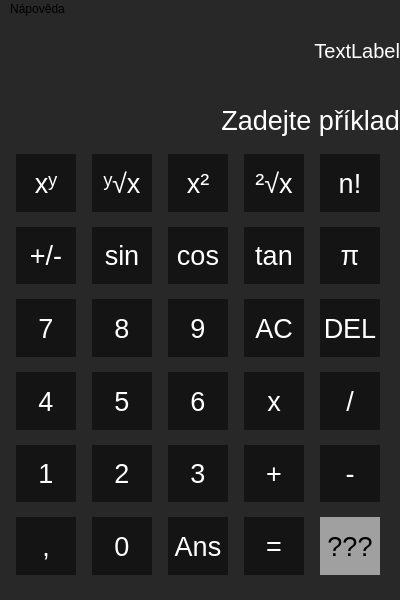
<?xml version="1.0" encoding="UTF-8"?>
<ui version="4.0">
 <class>mainWindow</class>
 <widget class="QMainWindow" name="mainWindow">
  <property name="geometry">
   <rect>
    <x>0</x>
    <y>0</y>
    <width>400</width>
    <height>600</height>
   </rect>
  </property>
  <property name="maximumSize">
   <size>
    <width>400</width>
    <height>600</height>
   </size>
  </property>
  <property name="windowTitle">
   <string>FitCalcPro</string>
  </property>
  <property name="styleSheet">
   <string notr="true">background-color: rgb(40, 40, 40);</string>
  </property>
  <widget class="QWidget" name="centralwidget">
   <widget class="QWidget" name="layoutWidget">
    <property name="geometry">
     <rect>
      <x>0</x>
      <y>120</y>
      <width>401</width>
      <height>451</height>
     </rect>
    </property>
    <layout class="QGridLayout" name="gridLayout">
     <property name="sizeConstraint">
      <enum>QLayout::SetNoConstraint</enum>
     </property>
     <property name="leftMargin">
      <number>15</number>
     </property>
     <property name="topMargin">
      <number>15</number>
     </property>
     <property name="rightMargin">
      <number>15</number>
     </property>
     <property name="bottomMargin">
      <number>15</number>
     </property>
     <property name="spacing">
      <number>15</number>
     </property>
     <item row="0" column="0">
      <widget class="QPushButton" name="xpowery">
       <property name="enabled">
        <bool>true</bool>
       </property>
       <property name="sizePolicy">
        <sizepolicy hsizetype="Expanding" vsizetype="Expanding">
         <horstretch>0</horstretch>
         <verstretch>0</verstretch>
        </sizepolicy>
       </property>
       <property name="maximumSize">
        <size>
         <width>60</width>
         <height>60</height>
        </size>
       </property>
       <property name="font">
        <font>
         <pointsize>20</pointsize>
        </font>
       </property>
       <property name="autoFillBackground">
        <bool>false</bool>
       </property>
       <property name="styleSheet">
        <string notr="true">QPushButton {
	border: 1px;
	background-color: rgb(20,20,20);
	color: rgb(255, 255, 255);
}

QPushButton:hover {
	background-color: rgb(30,30,30);
	color: rgb(255, 255, 255);
}

QPushButton:pressed {
	background-color: rgb(200,200,200);
	color: rgb(30, 30, 30);
}</string>
       </property>
       <property name="text">
        <string>xʸ</string>
       </property>
       <property name="default">
        <bool>false</bool>
       </property>
       <property name="flat">
        <bool>true</bool>
       </property>
      </widget>
     </item>
     <item row="0" column="1">
      <widget class="QPushButton" name="yrootx">
       <property name="enabled">
        <bool>true</bool>
       </property>
       <property name="sizePolicy">
        <sizepolicy hsizetype="Expanding" vsizetype="Expanding">
         <horstretch>0</horstretch>
         <verstretch>0</verstretch>
        </sizepolicy>
       </property>
       <property name="maximumSize">
        <size>
         <width>60</width>
         <height>60</height>
        </size>
       </property>
       <property name="font">
        <font>
         <pointsize>20</pointsize>
        </font>
       </property>
       <property name="autoFillBackground">
        <bool>false</bool>
       </property>
       <property name="styleSheet">
        <string notr="true">QPushButton {
	border: 1px;
	background-color: rgb(20,20,20);
	color: rgb(255, 255, 255);
}

QPushButton:hover {
	background-color: rgb(30,30,30);
	color: rgb(255, 255, 255);
}

QPushButton:pressed {
	background-color: rgb(200,200,200);
	color: rgb(30, 30, 30);
}</string>
       </property>
       <property name="text">
        <string>ʸ√x</string>
       </property>
       <property name="flat">
        <bool>true</bool>
       </property>
      </widget>
     </item>
     <item row="0" column="2">
      <widget class="QPushButton" name="twopowerx">
       <property name="enabled">
        <bool>true</bool>
       </property>
       <property name="sizePolicy">
        <sizepolicy hsizetype="Expanding" vsizetype="Expanding">
         <horstretch>0</horstretch>
         <verstretch>0</verstretch>
        </sizepolicy>
       </property>
       <property name="maximumSize">
        <size>
         <width>60</width>
         <height>60</height>
        </size>
       </property>
       <property name="font">
        <font>
         <pointsize>20</pointsize>
        </font>
       </property>
       <property name="autoFillBackground">
        <bool>false</bool>
       </property>
       <property name="styleSheet">
        <string notr="true">QPushButton {
	border: 1px;
	background-color: rgb(20,20,20);
	color: rgb(255, 255, 255);
}

QPushButton:hover {
	background-color: rgb(30,30,30);
	color: rgb(255, 255, 255);
}

QPushButton:pressed {
	background-color: rgb(200,200,200);
	color: rgb(30, 30, 30);
}</string>
       </property>
       <property name="text">
        <string>x²</string>
       </property>
       <property name="flat">
        <bool>true</bool>
       </property>
      </widget>
     </item>
     <item row="0" column="3">
      <widget class="QPushButton" name="tworootx">
       <property name="enabled">
        <bool>true</bool>
       </property>
       <property name="sizePolicy">
        <sizepolicy hsizetype="Expanding" vsizetype="Expanding">
         <horstretch>0</horstretch>
         <verstretch>0</verstretch>
        </sizepolicy>
       </property>
       <property name="maximumSize">
        <size>
         <width>60</width>
         <height>60</height>
        </size>
       </property>
       <property name="font">
        <font>
         <pointsize>20</pointsize>
        </font>
       </property>
       <property name="autoFillBackground">
        <bool>false</bool>
       </property>
       <property name="styleSheet">
        <string notr="true">QPushButton {
	border: 1px;
	background-color: rgb(20,20,20);
	color: rgb(255, 255, 255);
}

QPushButton:hover {
	background-color: rgb(30,30,30);
	color: rgb(255, 255, 255);
}

QPushButton:pressed {
	background-color: rgb(200,200,200);
	color: rgb(30, 30, 30);
}</string>
       </property>
       <property name="text">
        <string>²√x</string>
       </property>
       <property name="flat">
        <bool>true</bool>
       </property>
      </widget>
     </item>
     <item row="0" column="4">
      <widget class="QPushButton" name="factorial">
       <property name="enabled">
        <bool>true</bool>
       </property>
       <property name="sizePolicy">
        <sizepolicy hsizetype="Expanding" vsizetype="Expanding">
         <horstretch>0</horstretch>
         <verstretch>0</verstretch>
        </sizepolicy>
       </property>
       <property name="maximumSize">
        <size>
         <width>60</width>
         <height>60</height>
        </size>
       </property>
       <property name="font">
        <font>
         <pointsize>20</pointsize>
        </font>
       </property>
       <property name="autoFillBackground">
        <bool>false</bool>
       </property>
       <property name="styleSheet">
        <string notr="true">QPushButton {
	border: 1px;
	background-color: rgb(20,20,20);
	color: rgb(255, 255, 255);
}

QPushButton:hover {
	background-color: rgb(30,30,30);
	color: rgb(255, 255, 255);
}

QPushButton:pressed {
	background-color: rgb(200,200,200);
	color: rgb(30, 30, 30);
}</string>
       </property>
       <property name="text">
        <string>n!</string>
       </property>
       <property name="flat">
        <bool>true</bool>
       </property>
      </widget>
     </item>
     <item row="1" column="0">
      <widget class="QPushButton" name="invertor">
       <property name="enabled">
        <bool>true</bool>
       </property>
       <property name="sizePolicy">
        <sizepolicy hsizetype="Expanding" vsizetype="Expanding">
         <horstretch>0</horstretch>
         <verstretch>0</verstretch>
        </sizepolicy>
       </property>
       <property name="maximumSize">
        <size>
         <width>60</width>
         <height>60</height>
        </size>
       </property>
       <property name="font">
        <font>
         <pointsize>20</pointsize>
        </font>
       </property>
       <property name="autoFillBackground">
        <bool>false</bool>
       </property>
       <property name="styleSheet">
        <string notr="true">QPushButton {
	border: 1px;
	background-color: rgb(20,20,20);
	color: rgb(255, 255, 255);
}

QPushButton:hover {
	background-color: rgb(30,30,30);
	color: rgb(255, 255, 255);
}

QPushButton:pressed {
	background-color: rgb(200,200,200);
	color: rgb(30, 30, 30);
}</string>
       </property>
       <property name="text">
        <string>+/-</string>
       </property>
       <property name="flat">
        <bool>true</bool>
       </property>
      </widget>
     </item>
     <item row="1" column="1">
      <widget class="QPushButton" name="sin">
       <property name="enabled">
        <bool>true</bool>
       </property>
       <property name="sizePolicy">
        <sizepolicy hsizetype="Expanding" vsizetype="Expanding">
         <horstretch>0</horstretch>
         <verstretch>0</verstretch>
        </sizepolicy>
       </property>
       <property name="maximumSize">
        <size>
         <width>60</width>
         <height>60</height>
        </size>
       </property>
       <property name="font">
        <font>
         <pointsize>20</pointsize>
        </font>
       </property>
       <property name="autoFillBackground">
        <bool>false</bool>
       </property>
       <property name="styleSheet">
        <string notr="true">QPushButton {
	border: 1px;
	background-color: rgb(20,20,20);
	color: rgb(255, 255, 255);
}

QPushButton:hover {
	background-color: rgb(30,30,30);
	color: rgb(255, 255, 255);
}

QPushButton:pressed {
	background-color: rgb(200,200,200);
	color: rgb(30, 30, 30);
}</string>
       </property>
       <property name="text">
        <string>sin</string>
       </property>
       <property name="flat">
        <bool>true</bool>
       </property>
      </widget>
     </item>
     <item row="1" column="2">
      <widget class="QPushButton" name="cos">
       <property name="enabled">
        <bool>true</bool>
       </property>
       <property name="sizePolicy">
        <sizepolicy hsizetype="Expanding" vsizetype="Expanding">
         <horstretch>0</horstretch>
         <verstretch>0</verstretch>
        </sizepolicy>
       </property>
       <property name="maximumSize">
        <size>
         <width>60</width>
         <height>60</height>
        </size>
       </property>
       <property name="font">
        <font>
         <pointsize>20</pointsize>
        </font>
       </property>
       <property name="autoFillBackground">
        <bool>false</bool>
       </property>
       <property name="styleSheet">
        <string notr="true">QPushButton {
	border: 1px;
	background-color: rgb(20,20,20);
	color: rgb(255, 255, 255);
}

QPushButton:hover {
	background-color: rgb(30,30,30);
	color: rgb(255, 255, 255);
}

QPushButton:pressed {
	background-color: rgb(200,200,200);
	color: rgb(30, 30, 30);
}</string>
       </property>
       <property name="text">
        <string>cos</string>
       </property>
       <property name="flat">
        <bool>true</bool>
       </property>
      </widget>
     </item>
     <item row="1" column="3">
      <widget class="QPushButton" name="tan">
       <property name="enabled">
        <bool>true</bool>
       </property>
       <property name="sizePolicy">
        <sizepolicy hsizetype="Expanding" vsizetype="Expanding">
         <horstretch>0</horstretch>
         <verstretch>0</verstretch>
        </sizepolicy>
       </property>
       <property name="maximumSize">
        <size>
         <width>60</width>
         <height>60</height>
        </size>
       </property>
       <property name="font">
        <font>
         <pointsize>20</pointsize>
        </font>
       </property>
       <property name="autoFillBackground">
        <bool>false</bool>
       </property>
       <property name="styleSheet">
        <string notr="true">QPushButton {
	border: 1px;
	background-color: rgb(20,20,20);
	color: rgb(255, 255, 255);
}

QPushButton:hover {
	background-color: rgb(30,30,30);
	color: rgb(255, 255, 255);
}

QPushButton:pressed {
	background-color: rgb(200,200,200);
	color: rgb(30, 30, 30);
}</string>
       </property>
       <property name="text">
        <string>tan</string>
       </property>
       <property name="flat">
        <bool>true</bool>
       </property>
      </widget>
     </item>
     <item row="1" column="4">
      <widget class="QPushButton" name="pi">
       <property name="enabled">
        <bool>true</bool>
       </property>
       <property name="sizePolicy">
        <sizepolicy hsizetype="Expanding" vsizetype="Expanding">
         <horstretch>0</horstretch>
         <verstretch>0</verstretch>
        </sizepolicy>
       </property>
       <property name="maximumSize">
        <size>
         <width>60</width>
         <height>60</height>
        </size>
       </property>
       <property name="font">
        <font>
         <pointsize>20</pointsize>
        </font>
       </property>
       <property name="autoFillBackground">
        <bool>false</bool>
       </property>
       <property name="styleSheet">
        <string notr="true">QPushButton {
	border: 1px;
	background-color: rgb(20,20,20);
	color: rgb(255, 255, 255);
}

QPushButton:hover {
	background-color: rgb(30,30,30);
	color: rgb(255, 255, 255);
}

QPushButton:pressed {
	background-color: rgb(200,200,200);
	color: rgb(30, 30, 30);
}</string>
       </property>
       <property name="text">
        <string>π</string>
       </property>
       <property name="flat">
        <bool>true</bool>
       </property>
      </widget>
     </item>
     <item row="2" column="0">
      <widget class="QPushButton" name="seven">
       <property name="enabled">
        <bool>true</bool>
       </property>
       <property name="sizePolicy">
        <sizepolicy hsizetype="Expanding" vsizetype="Expanding">
         <horstretch>0</horstretch>
         <verstretch>0</verstretch>
        </sizepolicy>
       </property>
       <property name="maximumSize">
        <size>
         <width>60</width>
         <height>60</height>
        </size>
       </property>
       <property name="font">
        <font>
         <pointsize>20</pointsize>
        </font>
       </property>
       <property name="autoFillBackground">
        <bool>false</bool>
       </property>
       <property name="styleSheet">
        <string notr="true">QPushButton {
	border: 1px;
	background-color: rgb(20,20,20);
	color: rgb(255, 255, 255);
}

QPushButton:hover {
	background-color: rgb(30,30,30);
	color: rgb(255, 255, 255);
}

QPushButton:pressed {
	background-color: rgb(200,200,200);
	color: rgb(30, 30, 30);
}</string>
       </property>
       <property name="text">
        <string>7</string>
       </property>
       <property name="flat">
        <bool>true</bool>
       </property>
      </widget>
     </item>
     <item row="2" column="1">
      <widget class="QPushButton" name="eight">
       <property name="enabled">
        <bool>true</bool>
       </property>
       <property name="sizePolicy">
        <sizepolicy hsizetype="Expanding" vsizetype="Expanding">
         <horstretch>0</horstretch>
         <verstretch>0</verstretch>
        </sizepolicy>
       </property>
       <property name="maximumSize">
        <size>
         <width>60</width>
         <height>60</height>
        </size>
       </property>
       <property name="font">
        <font>
         <pointsize>20</pointsize>
        </font>
       </property>
       <property name="autoFillBackground">
        <bool>false</bool>
       </property>
       <property name="styleSheet">
        <string notr="true">QPushButton {
	border: 1px;
	background-color: rgb(20,20,20);
	color: rgb(255, 255, 255);
}

QPushButton:hover {
	background-color: rgb(30,30,30);
	color: rgb(255, 255, 255);
}

QPushButton:pressed {
	background-color: rgb(200,200,200);
	color: rgb(30, 30, 30);
}</string>
       </property>
       <property name="text">
        <string>8</string>
       </property>
       <property name="flat">
        <bool>true</bool>
       </property>
      </widget>
     </item>
     <item row="2" column="2">
      <widget class="QPushButton" name="nine">
       <property name="enabled">
        <bool>true</bool>
       </property>
       <property name="sizePolicy">
        <sizepolicy hsizetype="Expanding" vsizetype="Expanding">
         <horstretch>0</horstretch>
         <verstretch>0</verstretch>
        </sizepolicy>
       </property>
       <property name="maximumSize">
        <size>
         <width>60</width>
         <height>60</height>
        </size>
       </property>
       <property name="font">
        <font>
         <pointsize>20</pointsize>
        </font>
       </property>
       <property name="autoFillBackground">
        <bool>false</bool>
       </property>
       <property name="styleSheet">
        <string notr="true">QPushButton {
	border: 1px;
	background-color: rgb(20,20,20);
	color: rgb(255, 255, 255);
}

QPushButton:hover {
	background-color: rgb(30,30,30);
	color: rgb(255, 255, 255);
}

QPushButton:pressed {
	background-color: rgb(200,200,200);
	color: rgb(30, 30, 30);
}</string>
       </property>
       <property name="text">
        <string>9</string>
       </property>
       <property name="flat">
        <bool>true</bool>
       </property>
      </widget>
     </item>
     <item row="2" column="3">
      <widget class="QPushButton" name="ac">
       <property name="enabled">
        <bool>true</bool>
       </property>
       <property name="sizePolicy">
        <sizepolicy hsizetype="Expanding" vsizetype="Expanding">
         <horstretch>0</horstretch>
         <verstretch>0</verstretch>
        </sizepolicy>
       </property>
       <property name="maximumSize">
        <size>
         <width>60</width>
         <height>60</height>
        </size>
       </property>
       <property name="font">
        <font>
         <pointsize>20</pointsize>
        </font>
       </property>
       <property name="autoFillBackground">
        <bool>false</bool>
       </property>
       <property name="styleSheet">
        <string notr="true">QPushButton {
	border: 1px;
	background-color: rgb(20,20,20);
	color: rgb(255, 255, 255);
}

QPushButton:hover {
	background-color: rgb(30,30,30);
	color: rgb(255, 255, 255);
}

QPushButton:pressed {
	background-color: rgb(200,200,200);
	color: rgb(30, 30, 30);
}</string>
       </property>
       <property name="text">
        <string>AC</string>
       </property>
       <property name="flat">
        <bool>true</bool>
       </property>
      </widget>
     </item>
     <item row="2" column="4">
      <widget class="QPushButton" name="del">
       <property name="enabled">
        <bool>true</bool>
       </property>
       <property name="sizePolicy">
        <sizepolicy hsizetype="Expanding" vsizetype="Expanding">
         <horstretch>0</horstretch>
         <verstretch>0</verstretch>
        </sizepolicy>
       </property>
       <property name="maximumSize">
        <size>
         <width>60</width>
         <height>60</height>
        </size>
       </property>
       <property name="font">
        <font>
         <pointsize>20</pointsize>
        </font>
       </property>
       <property name="autoFillBackground">
        <bool>false</bool>
       </property>
       <property name="styleSheet">
        <string notr="true">QPushButton {
	border: 1px;
	background-color: rgb(20,20,20);
	color: rgb(255, 255, 255);
}

QPushButton:hover {
	background-color: rgb(30,30,30);
	color: rgb(255, 255, 255);
}

QPushButton:pressed {
	background-color: rgb(200,200,200);
	color: rgb(30, 30, 30);
}</string>
       </property>
       <property name="text">
        <string>DEL</string>
       </property>
       <property name="flat">
        <bool>true</bool>
       </property>
      </widget>
     </item>
     <item row="3" column="0">
      <widget class="QPushButton" name="four">
       <property name="enabled">
        <bool>true</bool>
       </property>
       <property name="sizePolicy">
        <sizepolicy hsizetype="Expanding" vsizetype="Expanding">
         <horstretch>0</horstretch>
         <verstretch>0</verstretch>
        </sizepolicy>
       </property>
       <property name="maximumSize">
        <size>
         <width>60</width>
         <height>60</height>
        </size>
       </property>
       <property name="font">
        <font>
         <pointsize>20</pointsize>
        </font>
       </property>
       <property name="autoFillBackground">
        <bool>false</bool>
       </property>
       <property name="styleSheet">
        <string notr="true">QPushButton {
	border: 1px;
	background-color: rgb(20,20,20);
	color: rgb(255, 255, 255);
}

QPushButton:hover {
	background-color: rgb(30,30,30);
	color: rgb(255, 255, 255);
}

QPushButton:pressed {
	background-color: rgb(200,200,200);
	color: rgb(30, 30, 30);
}</string>
       </property>
       <property name="text">
        <string>4</string>
       </property>
       <property name="flat">
        <bool>true</bool>
       </property>
      </widget>
     </item>
     <item row="3" column="1">
      <widget class="QPushButton" name="five">
       <property name="enabled">
        <bool>true</bool>
       </property>
       <property name="sizePolicy">
        <sizepolicy hsizetype="Expanding" vsizetype="Expanding">
         <horstretch>0</horstretch>
         <verstretch>0</verstretch>
        </sizepolicy>
       </property>
       <property name="maximumSize">
        <size>
         <width>60</width>
         <height>60</height>
        </size>
       </property>
       <property name="font">
        <font>
         <pointsize>20</pointsize>
        </font>
       </property>
       <property name="autoFillBackground">
        <bool>false</bool>
       </property>
       <property name="styleSheet">
        <string notr="true">QPushButton {
	border: 1px;
	background-color: rgb(20,20,20);
	color: rgb(255, 255, 255);
}

QPushButton:hover {
	background-color: rgb(30,30,30);
	color: rgb(255, 255, 255);
}

QPushButton:pressed {
	background-color: rgb(200,200,200);
	color: rgb(30, 30, 30);
}</string>
       </property>
       <property name="text">
        <string>5</string>
       </property>
       <property name="flat">
        <bool>true</bool>
       </property>
      </widget>
     </item>
     <item row="3" column="2">
      <widget class="QPushButton" name="six">
       <property name="enabled">
        <bool>true</bool>
       </property>
       <property name="sizePolicy">
        <sizepolicy hsizetype="Expanding" vsizetype="Expanding">
         <horstretch>0</horstretch>
         <verstretch>0</verstretch>
        </sizepolicy>
       </property>
       <property name="maximumSize">
        <size>
         <width>60</width>
         <height>60</height>
        </size>
       </property>
       <property name="font">
        <font>
         <pointsize>20</pointsize>
        </font>
       </property>
       <property name="autoFillBackground">
        <bool>false</bool>
       </property>
       <property name="styleSheet">
        <string notr="true">QPushButton {
	border: 1px;
	background-color: rgb(20,20,20);
	color: rgb(255, 255, 255);
}

QPushButton:hover {
	background-color: rgb(30,30,30);
	color: rgb(255, 255, 255);
}

QPushButton:pressed {
	background-color: rgb(200,200,200);
	color: rgb(30, 30, 30);
}</string>
       </property>
       <property name="text">
        <string>6</string>
       </property>
       <property name="flat">
        <bool>true</bool>
       </property>
      </widget>
     </item>
     <item row="3" column="3">
      <widget class="QPushButton" name="times">
       <property name="enabled">
        <bool>true</bool>
       </property>
       <property name="sizePolicy">
        <sizepolicy hsizetype="Expanding" vsizetype="Expanding">
         <horstretch>0</horstretch>
         <verstretch>0</verstretch>
        </sizepolicy>
       </property>
       <property name="maximumSize">
        <size>
         <width>60</width>
         <height>60</height>
        </size>
       </property>
       <property name="font">
        <font>
         <pointsize>20</pointsize>
        </font>
       </property>
       <property name="autoFillBackground">
        <bool>false</bool>
       </property>
       <property name="styleSheet">
        <string notr="true">QPushButton {
	border: 1px;
	background-color: rgb(20,20,20);
	color: rgb(255, 255, 255);
}

QPushButton:hover {
	background-color: rgb(30,30,30);
	color: rgb(255, 255, 255);
}

QPushButton:pressed {
	background-color: rgb(200,200,200);
	color: rgb(30, 30, 30);
}</string>
       </property>
       <property name="text">
        <string>x</string>
       </property>
       <property name="flat">
        <bool>true</bool>
       </property>
      </widget>
     </item>
     <item row="3" column="4">
      <widget class="QPushButton" name="devide">
       <property name="enabled">
        <bool>true</bool>
       </property>
       <property name="sizePolicy">
        <sizepolicy hsizetype="Expanding" vsizetype="Expanding">
         <horstretch>0</horstretch>
         <verstretch>0</verstretch>
        </sizepolicy>
       </property>
       <property name="maximumSize">
        <size>
         <width>60</width>
         <height>60</height>
        </size>
       </property>
       <property name="font">
        <font>
         <pointsize>20</pointsize>
        </font>
       </property>
       <property name="autoFillBackground">
        <bool>false</bool>
       </property>
       <property name="styleSheet">
        <string notr="true">QPushButton {
	border: 1px;
	background-color: rgb(20,20,20);
	color: rgb(255, 255, 255);
}

QPushButton:hover {
	background-color: rgb(30,30,30);
	color: rgb(255, 255, 255);
}

QPushButton:pressed {
	background-color: rgb(200,200,200);
	color: rgb(30, 30, 30);
}</string>
       </property>
       <property name="text">
        <string>/</string>
       </property>
       <property name="flat">
        <bool>true</bool>
       </property>
      </widget>
     </item>
     <item row="4" column="0">
      <widget class="QPushButton" name="one">
       <property name="enabled">
        <bool>true</bool>
       </property>
       <property name="sizePolicy">
        <sizepolicy hsizetype="Expanding" vsizetype="Expanding">
         <horstretch>0</horstretch>
         <verstretch>0</verstretch>
        </sizepolicy>
       </property>
       <property name="maximumSize">
        <size>
         <width>60</width>
         <height>60</height>
        </size>
       </property>
       <property name="font">
        <font>
         <pointsize>20</pointsize>
        </font>
       </property>
       <property name="autoFillBackground">
        <bool>false</bool>
       </property>
       <property name="styleSheet">
        <string notr="true">QPushButton {
	border: 1px;
	background-color: rgb(20,20,20);
	color: rgb(255, 255, 255);
}

QPushButton:hover {
	background-color: rgb(30,30,30);
	color: rgb(255, 255, 255);
}

QPushButton:pressed {
	background-color: rgb(200,200,200);
	color: rgb(30, 30, 30);
}</string>
       </property>
       <property name="text">
        <string>1</string>
       </property>
       <property name="flat">
        <bool>true</bool>
       </property>
      </widget>
     </item>
     <item row="4" column="1">
      <widget class="QPushButton" name="two">
       <property name="enabled">
        <bool>true</bool>
       </property>
       <property name="sizePolicy">
        <sizepolicy hsizetype="Expanding" vsizetype="Expanding">
         <horstretch>0</horstretch>
         <verstretch>0</verstretch>
        </sizepolicy>
       </property>
       <property name="maximumSize">
        <size>
         <width>60</width>
         <height>60</height>
        </size>
       </property>
       <property name="font">
        <font>
         <pointsize>20</pointsize>
        </font>
       </property>
       <property name="autoFillBackground">
        <bool>false</bool>
       </property>
       <property name="styleSheet">
        <string notr="true">QPushButton {
	border: 1px;
	background-color: rgb(20,20,20);
	color: rgb(255, 255, 255);
}

QPushButton:hover {
	background-color: rgb(30,30,30);
	color: rgb(255, 255, 255);
}

QPushButton:pressed {
	background-color: rgb(200,200,200);
	color: rgb(30, 30, 30);
}</string>
       </property>
       <property name="text">
        <string>2</string>
       </property>
       <property name="flat">
        <bool>true</bool>
       </property>
      </widget>
     </item>
     <item row="4" column="2">
      <widget class="QPushButton" name="three">
       <property name="enabled">
        <bool>true</bool>
       </property>
       <property name="sizePolicy">
        <sizepolicy hsizetype="Expanding" vsizetype="Expanding">
         <horstretch>0</horstretch>
         <verstretch>0</verstretch>
        </sizepolicy>
       </property>
       <property name="maximumSize">
        <size>
         <width>60</width>
         <height>60</height>
        </size>
       </property>
       <property name="font">
        <font>
         <pointsize>20</pointsize>
        </font>
       </property>
       <property name="autoFillBackground">
        <bool>false</bool>
       </property>
       <property name="styleSheet">
        <string notr="true">QPushButton {
	border: 1px;
	background-color: rgb(20,20,20);
	color: rgb(255, 255, 255);
}

QPushButton:hover {
	background-color: rgb(30,30,30);
	color: rgb(255, 255, 255);
}

QPushButton:pressed {
	background-color: rgb(200,200,200);
	color: rgb(30, 30, 30);
}</string>
       </property>
       <property name="text">
        <string>3</string>
       </property>
       <property name="flat">
        <bool>true</bool>
       </property>
      </widget>
     </item>
     <item row="4" column="3">
      <widget class="QPushButton" name="plus">
       <property name="enabled">
        <bool>true</bool>
       </property>
       <property name="sizePolicy">
        <sizepolicy hsizetype="Expanding" vsizetype="Expanding">
         <horstretch>0</horstretch>
         <verstretch>0</verstretch>
        </sizepolicy>
       </property>
       <property name="maximumSize">
        <size>
         <width>60</width>
         <height>60</height>
        </size>
       </property>
       <property name="font">
        <font>
         <pointsize>20</pointsize>
        </font>
       </property>
       <property name="autoFillBackground">
        <bool>false</bool>
       </property>
       <property name="styleSheet">
        <string notr="true">QPushButton {
	border: 1px;
	background-color: rgb(20,20,20);
	color: rgb(255, 255, 255);
}

QPushButton:hover {
	background-color: rgb(30,30,30);
	color: rgb(255, 255, 255);
}

QPushButton:pressed {
	background-color: rgb(200,200,200);
	color: rgb(30, 30, 30);
}</string>
       </property>
       <property name="text">
        <string>+</string>
       </property>
       <property name="flat">
        <bool>true</bool>
       </property>
      </widget>
     </item>
     <item row="4" column="4">
      <widget class="QPushButton" name="minus">
       <property name="enabled">
        <bool>true</bool>
       </property>
       <property name="sizePolicy">
        <sizepolicy hsizetype="Expanding" vsizetype="Expanding">
         <horstretch>0</horstretch>
         <verstretch>0</verstretch>
        </sizepolicy>
       </property>
       <property name="maximumSize">
        <size>
         <width>60</width>
         <height>60</height>
        </size>
       </property>
       <property name="font">
        <font>
         <pointsize>20</pointsize>
        </font>
       </property>
       <property name="autoFillBackground">
        <bool>false</bool>
       </property>
       <property name="styleSheet">
        <string notr="true">QPushButton {
	border: 1px;
	background-color: rgb(20,20,20);
	color: rgb(255, 255, 255);
}

QPushButton:hover {
	background-color: rgb(30,30,30);
	color: rgb(255, 255, 255);
}

QPushButton:pressed {
	background-color: rgb(200,200,200);
	color: rgb(30, 30, 30);
}</string>
       </property>
       <property name="text">
        <string>-</string>
       </property>
       <property name="flat">
        <bool>true</bool>
       </property>
      </widget>
     </item>
     <item row="5" column="0">
      <widget class="QPushButton" name="comma">
       <property name="enabled">
        <bool>true</bool>
       </property>
       <property name="sizePolicy">
        <sizepolicy hsizetype="Expanding" vsizetype="Expanding">
         <horstretch>0</horstretch>
         <verstretch>0</verstretch>
        </sizepolicy>
       </property>
       <property name="maximumSize">
        <size>
         <width>60</width>
         <height>60</height>
        </size>
       </property>
       <property name="font">
        <font>
         <pointsize>20</pointsize>
        </font>
       </property>
       <property name="autoFillBackground">
        <bool>false</bool>
       </property>
       <property name="styleSheet">
        <string notr="true">QPushButton {
	border: 1px;
	background-color: rgb(20,20,20);
	color: rgb(255, 255, 255);
}

QPushButton:hover {
	background-color: rgb(30,30,30);
	color: rgb(255, 255, 255);
}

QPushButton:pressed {
	background-color: rgb(200,200,200);
	color: rgb(30, 30, 30);
}</string>
       </property>
       <property name="text">
        <string>,</string>
       </property>
       <property name="flat">
        <bool>true</bool>
       </property>
      </widget>
     </item>
     <item row="5" column="1">
      <widget class="QPushButton" name="zero">
       <property name="enabled">
        <bool>true</bool>
       </property>
       <property name="sizePolicy">
        <sizepolicy hsizetype="Expanding" vsizetype="Expanding">
         <horstretch>0</horstretch>
         <verstretch>0</verstretch>
        </sizepolicy>
       </property>
       <property name="maximumSize">
        <size>
         <width>60</width>
         <height>60</height>
        </size>
       </property>
       <property name="font">
        <font>
         <pointsize>20</pointsize>
        </font>
       </property>
       <property name="autoFillBackground">
        <bool>false</bool>
       </property>
       <property name="styleSheet">
        <string notr="true">QPushButton {
	border: 1px;
	background-color: rgb(20,20,20);
	color: rgb(255, 255, 255);
}

QPushButton:hover {
	background-color: rgb(30,30,30);
	color: rgb(255, 255, 255);
}

QPushButton:pressed {
	background-color: rgb(200,200,200);
	color: rgb(30, 30, 30);
}</string>
       </property>
       <property name="text">
        <string>0</string>
       </property>
       <property name="flat">
        <bool>true</bool>
       </property>
      </widget>
     </item>
     <item row="5" column="2">
      <widget class="QPushButton" name="Ans">
       <property name="enabled">
        <bool>true</bool>
       </property>
       <property name="sizePolicy">
        <sizepolicy hsizetype="Expanding" vsizetype="Expanding">
         <horstretch>0</horstretch>
         <verstretch>0</verstretch>
        </sizepolicy>
       </property>
       <property name="maximumSize">
        <size>
         <width>60</width>
         <height>60</height>
        </size>
       </property>
       <property name="font">
        <font>
         <pointsize>20</pointsize>
        </font>
       </property>
       <property name="autoFillBackground">
        <bool>false</bool>
       </property>
       <property name="styleSheet">
        <string notr="true">QPushButton {
	border: 1px;
	background-color: rgb(20,20,20);
	color: rgb(255, 255, 255);
}

QPushButton:hover {
	background-color: rgb(30,30,30);
	color: rgb(255, 255, 255);
}

QPushButton:pressed {
	background-color: rgb(200,200,200);
	color: rgb(30, 30, 30);
}</string>
       </property>
       <property name="text">
        <string>Ans</string>
       </property>
       <property name="flat">
        <bool>true</bool>
       </property>
      </widget>
     </item>
     <item row="5" column="3">
      <widget class="QPushButton" name="equals">
       <property name="enabled">
        <bool>true</bool>
       </property>
       <property name="sizePolicy">
        <sizepolicy hsizetype="Expanding" vsizetype="Expanding">
         <horstretch>0</horstretch>
         <verstretch>0</verstretch>
        </sizepolicy>
       </property>
       <property name="maximumSize">
        <size>
         <width>60</width>
         <height>60</height>
        </size>
       </property>
       <property name="font">
        <font>
         <pointsize>20</pointsize>
        </font>
       </property>
       <property name="autoFillBackground">
        <bool>false</bool>
       </property>
       <property name="styleSheet">
        <string notr="true">QPushButton {
	border: 1px;
	background-color: rgb(20,20,20);
	color: rgb(255, 255, 255);
}

QPushButton:hover {
	background-color: rgb(30,30,30);
	color: rgb(255, 255, 255);
}

QPushButton:pressed {
	background-color: rgb(200,200,200);
	color: rgb(30, 30, 30);
}</string>
       </property>
       <property name="text">
        <string>=</string>
       </property>
       <property name="flat">
        <bool>true</bool>
       </property>
      </widget>
     </item>
     <item row="5" column="4">
      <widget class="QPushButton" name="guide">
       <property name="enabled">
        <bool>true</bool>
       </property>
       <property name="sizePolicy">
        <sizepolicy hsizetype="Expanding" vsizetype="Expanding">
         <horstretch>0</horstretch>
         <verstretch>0</verstretch>
        </sizepolicy>
       </property>
       <property name="maximumSize">
        <size>
         <width>60</width>
         <height>60</height>
        </size>
       </property>
       <property name="font">
        <font>
         <pointsize>20</pointsize>
        </font>
       </property>
       <property name="autoFillBackground">
        <bool>false</bool>
       </property>
       <property name="styleSheet">
        <string notr="true">QPushButton {
	border: 1px;
	background-color: rgb(160,160,160);
	color: rgb(0, 0, 0);
}

QPushButton:hover {
	background-color: rgb(50,50,50);
	color: rgb(255, 255, 255);
}

QPushButton:pressed {
	background-color: rgb(30,30,30);
	color: rgb(255, 255, 255);
}</string>
       </property>
       <property name="text">
        <string>???</string>
       </property>
       <property name="flat">
        <bool>true</bool>
       </property>
      </widget>
     </item>
    </layout>
   </widget>
   <widget class="QWidget" name="layoutWidget">
    <property name="geometry">
     <rect>
      <x>0</x>
      <y>0</y>
      <width>441</width>
      <height>133</height>
     </rect>
    </property>
    <layout class="QVBoxLayout" name="verticalLayout">
     <item>
      <widget class="QLabel" name="label">
       <property name="maximumSize">
        <size>
         <width>400</width>
         <height>100</height>
        </size>
       </property>
       <property name="font">
        <font>
         <pointsize>15</pointsize>
        </font>
       </property>
       <property name="layoutDirection">
        <enum>Qt::LeftToRight</enum>
       </property>
       <property name="styleSheet">
        <string notr="true">QLabel {
	color: rgb(255,255,255)
}</string>
       </property>
       <property name="text">
        <string>TextLabel</string>
       </property>
       <property name="textFormat">
        <enum>Qt::RichText</enum>
       </property>
       <property name="alignment">
        <set>Qt::AlignRight|Qt::AlignTrailing|Qt::AlignVCenter</set>
       </property>
       <property name="margin">
        <number>15</number>
       </property>
      </widget>
     </item>
     <item>
      <widget class="QLabel" name="label_2">
       <property name="maximumSize">
        <size>
         <width>400</width>
         <height>100</height>
        </size>
       </property>
       <property name="font">
        <font>
         <pointsize>20</pointsize>
        </font>
       </property>
       <property name="layoutDirection">
        <enum>Qt::LeftToRight</enum>
       </property>
       <property name="styleSheet">
        <string notr="true">QLabel {
	color: rgb(255,255,255)
}</string>
       </property>
       <property name="text">
        <string>Zadejte příklad</string>
       </property>
       <property name="textFormat">
        <enum>Qt::RichText</enum>
       </property>
       <property name="alignment">
        <set>Qt::AlignRight|Qt::AlignTrailing|Qt::AlignVCenter</set>
       </property>
       <property name="margin">
        <number>15</number>
       </property>
      </widget>
     </item>
    </layout>
   </widget>
  </widget>
  <widget class="QMenuBar" name="menubar">
   <property name="geometry">
    <rect>
     <x>0</x>
     <y>0</y>
     <width>400</width>
     <height>23</height>
    </rect>
   </property>
   <widget class="QMenu" name="menuasd">
    <property name="styleSheet">
     <string notr="true">QMenu {
	color: rgb(255,255,255);
}</string>
    </property>
    <property name="title">
     <string>Nápověda</string>
    </property>
   </widget>
   <addaction name="menuasd"/>
  </widget>
  <widget class="QStatusBar" name="statusbar"/>
 </widget>
 <resources/>
 <connections/>
</ui>
